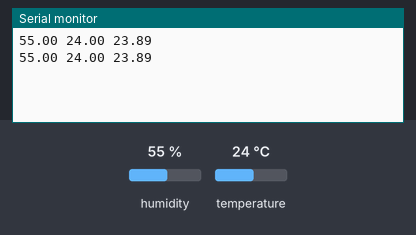
Bench run of a sketch on a simulated Arduino Uno, built with avr-gcc and run on an emulated ATmega328P. On the bench: the last lines printed to the serial monitor. The test bench sets the inputs (shaded band); at power-on: humidity 55 %, temperature 24 °C.

Above: at 4.8 s.
4.9 s: humidity set to 22 %
At 7.3 s:
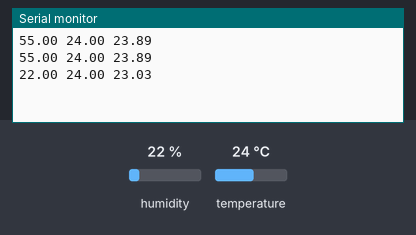
7.9 s: temperature set to 12 °C
At 8.5 s:
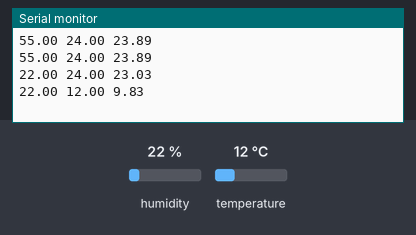
10.9 s: humidity set to 40 %
At 13.3 s:
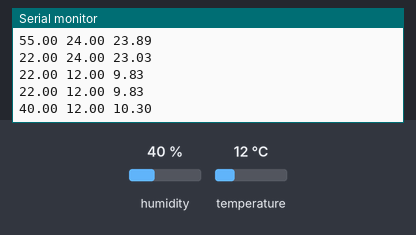
Timing chart, 0 to 14.8 s (numbered marks = the images above; inputs shaded):
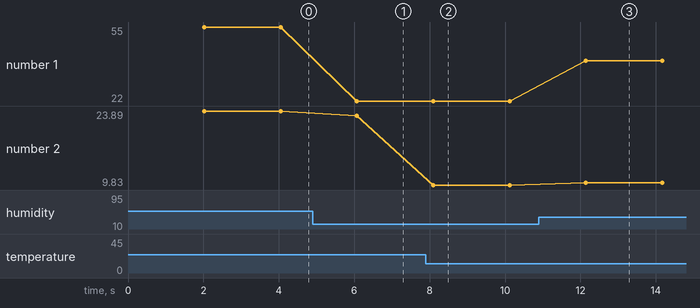

Measured:
- after the input at 4.9 s, the serial monitor: prints a new line after 1.2 s (image 1)
- after the input at 7.9 s, the serial monitor: prints a new line after 0.20 s (image 2)
- after the input at 10.9 s, the serial monitor: prints a new line after 1.2 s (image 3)
- plotted number 1: 55 → 22 after the input at 4.9 s, 22 → 40 after the input at 10.9 s
- plotted number 2: 23.89 → 23.03 after the input at 4.9 s, 23.03 → 9.83 after the input at 7.9 s, 9.83 → 10.3 after the input at 10.9 s

The sketch:

dht11.ino
```cpp
// REQUIRES the following Arduino libraries:
// - DHT Sensor Library: https://github.com/adafruit/DHT-sensor-library
// - Adafruit Unified Sensor Lib: https://github.com/adafruit/Adafruit_Sensor

#include "DHT.h"

#define DHTPIN 5     // Digital pin connected to the DHT sensor
#define DHTTYPE DHT11   // DHT 11

DHT dht(DHTPIN, DHTTYPE);

void setup() {
  Serial.begin(9600);
  dht.begin();
}

void loop() {
  // Wait a few seconds between measurements.
  delay(2000);

  // Reading temperature or humidity takes about 250 milliseconds!
  // Sensor readings may also be up to 2 seconds 'old' (its a very slow sensor)
  float h = dht.readHumidity();
  // Read temperature as Celsius (the default)
  float t = dht.readTemperature();

  // Check if any reads failed and exit early (to try again).
  if (isnan(h) || isnan(t)) {
    Serial.println(F("Failed to read from DHT sensor!"));
    return;
  }

  // Compute heat index in Celsius (isFahreheit = false)
  float hic = dht.computeHeatIndex(t, h, false);

  // For Testing
  // Serial.print("Humidity: ");
  // Serial.print(h);
  // Serial.println("%");
  // Serial.print("Temperature: ");
  // Serial.print(t);
  // Serial.println("°C ");
  // Serial.print("Heat index: ");
  // Serial.print(hic);
  // Serial.println("°C ");
  // Serial.println(" ");

  Serial.print(h);
  Serial.print(" ");
  Serial.print(t);
  Serial.print(" ");
  Serial.println(hic);
}
```
